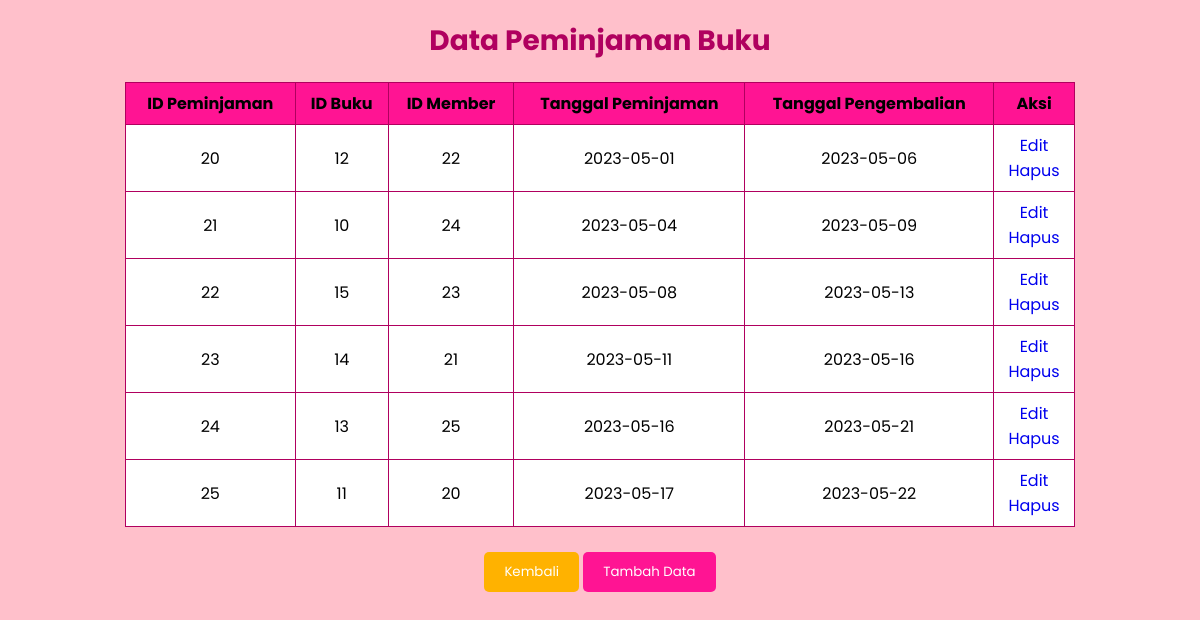
The app's page /Peminjaman.php with its own data.
### tables this page shows
CREATE TABLE `peminjaman` (
  `id_peminjaman` int(20) NOT NULL,
  `id_buku` int(11) NOT NULL,
  `id_member` int(11) NOT NULL,
  `tgl_peminjaman` date NOT NULL,
  `tgl_kembali` date NOT NULL
);

### Koneksi.php (called while the page is built)
<?php
function koneksi()
{
    try {
        $dbh = new PDO('mysql:host=localhost;dbname=perpustakaan', "root", "");
        $dbh->setAttribute( PDO::ATTR_ERRMODE, PDO::ERRMODE_EXCEPTION );
      }
      catch (PDOException $e) {
        print "Koneksi atau query bermasalah: " . $e->getMessage() . "<br/>";
        die();
      }
    return $dbh;
}
?>

### Model.php (the view, shortened to what this page needs)
<?php
require("Koneksi.php");
function tampilpeminjaman() {
    $stmt = koneksi()->prepare("SELECT * FROM peminjaman");
    $stmt->execute();
    $result = $stmt->fetchAll();
    if(!empty($result)){
        foreach ($result as $peminjaman) {
            echo "<tr>";
            echo "<td>". $peminjaman['id_peminjaman']."</td>";
            echo "<td>". $peminjaman['id_buku']."</td>";
            echo "<td>". $peminjaman['id_member']."</td>";
            echo "<td>". $peminjaman['tgl_peminjaman']."</td>";
            echo "<td>". $peminjaman['tgl_kembali']."</td>";
            echo "<td>"."<a href='FormPeminjaman.php?id_peminjaman=".$peminjaman['id_peminjaman']."'>Edit </a><br>";
            echo "<a href='Peminjaman.php?id_peminjaman=" . $peminjaman['id_peminjaman'] . "' onclick=\"return confirm('Yakin Akan Menghapus ?')\">Hapus </a> </td>";
            echo "</tr>";
        }
    }
}
?>

### Peminjaman.php (style rules this page uses)
body { width: 950px; margin: auto; background-color: #ffc0cb; font-family: 'Poppins', sans-serif; padding: 20px; }
th, td { padding: 8px; text-align: center; border: 1px solid #b0005f; font-style: normal; }
td { background-color: #FFFFFF; }
a { text-decoration: none; }

### records on screen
peminjaman: id_peminjaman "20", id_buku "12", id_member "22", tgl_peminjaman "2023-05-01", tgl_kembali "2023-05-06"
peminjaman: id_peminjaman "21", id_buku "10", id_member "24", tgl_peminjaman "2023-05-04", tgl_kembali "2023-05-09"
peminjaman: id_peminjaman "22", id_buku "15", id_member "23", tgl_peminjaman "2023-05-08", tgl_kembali "2023-05-13"
peminjaman: id_peminjaman "23", id_buku "14", id_member "21", tgl_peminjaman "2023-05-11", tgl_kembali "2023-05-16"
peminjaman: id_peminjaman "24", id_buku "13", id_member "25", tgl_peminjaman "2023-05-16", tgl_kembali "2023-05-21"
peminjaman: id_peminjaman "25", id_buku "11", id_member "20", tgl_peminjaman "2023-05-17", tgl_kembali "2023-05-22"
